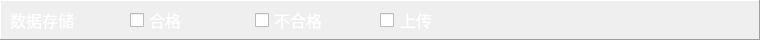
       <widget class="QFrame" name="frame_3">
        <property name="enabled">
         <bool>true</bool>
        </property>
        <property name="geometry">
         <rect>
          <x>0</x>
          <y>140</y>
          <width>760</width>
          <height>40</height>
         </rect>
        </property>
        <property name="styleSheet">
         <string notr="true"/>
        </property>
        <property name="frameShape">
         <enum>QFrame::Panel</enum>
        </property>
        <property name="frameShadow">
         <enum>QFrame::Raised</enum>
        </property>
        <widget class="QCheckBox" name="checkBox_5">
         <property name="geometry">
          <rect>
           <x>130</x>
           <y>5</y>
           <width>60</width>
           <height>30</height>
          </rect>
         </property>
         <property name="font">
          <font>
           <family>微软雅黑</family>
           <pointsize>12</pointsize>
          </font>
         </property>
         <property name="styleSheet">
          <string notr="true">color: rgb(255, 255, 255);</string>
         </property>
         <property name="text">
          <string>合格</string>
         </property>
        </widget>
        <widget class="QCheckBox" name="checkBox_7">
         <property name="geometry">
          <rect>
           <x>255</x>
           <y>5</y>
           <width>80</width>
           <height>30</height>
          </rect>
         </property>
         <property name="font">
          <font>
           <family>微软雅黑</family>
           <pointsize>12</pointsize>
          </font>
         </property>
         <property name="styleSheet">
          <string notr="true">color: rgb(255, 255, 255);</string>
         </property>
         <property name="text">
          <string>不合格</string>
         </property>
        </widget>
        <widget class="QLabel" name="label_3">
         <property name="geometry">
          <rect>
           <x>10</x>
           <y>5</y>
           <width>70</width>
           <height>30</height>
          </rect>
         </property>
         <property name="font">
          <font>
           <family>微软雅黑</family>
           <pointsize>12</pointsize>
          </font>
         </property>
         <property name="styleSheet">
          <string notr="true">color: rgb(255, 255, 255);</string>
         </property>
         <property name="text">
          <string>数据存储</string>
         </property>
         <property name="alignment">
          <set>Qt::AlignLeading|Qt::AlignLeft|Qt::AlignVCenter</set>
         </property>
        </widget>
        <widget class="QCheckBox" name="checkBox_10">
         <property name="geometry">
          <rect>
           <x>380</x>
           <y>5</y>
           <width>90</width>
           <height>30</height>
          </rect>
         </property>
         <property name="font">
          <font>
           <family>微软雅黑</family>
           <pointsize>12</pointsize>
          </font>
         </property>
         <property name="styleSheet">
          <string notr="true">color: rgb(255, 255, 255);
border:0px;</string>
         </property>
         <property name="text">
          <string>上传</string>
         </property>
        </widget>
       </widget>
